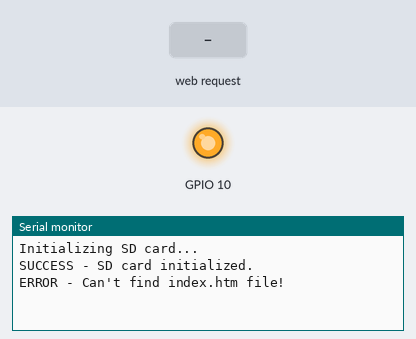
This sketch was run on a simulated ESP32-S3. Parts: output pins drawn as LEDs (lit = HIGH), the last lines printed to the serial monitor. Inputs (shaded band) come from the test bench. Storage starts empty.

Above: at 1.2 s.
1.3 s: HTTP request GET /index.htm received
At 2.5 s:
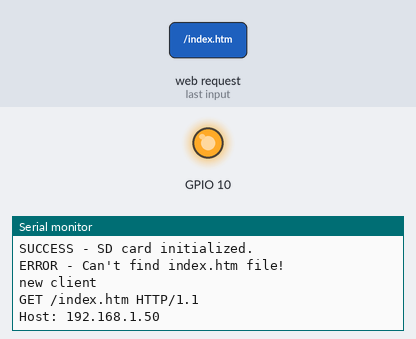
2.8 s: HTTP request GET /page2.htm received
At 3.8 s:
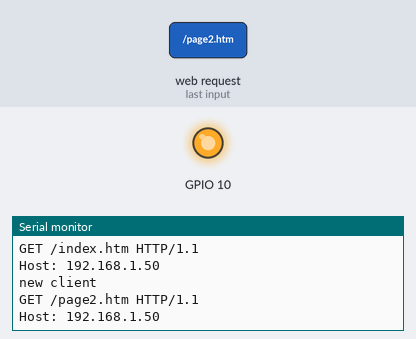
4.3 s: HTTP request GET /pic.jpg received
At 4.9 s:
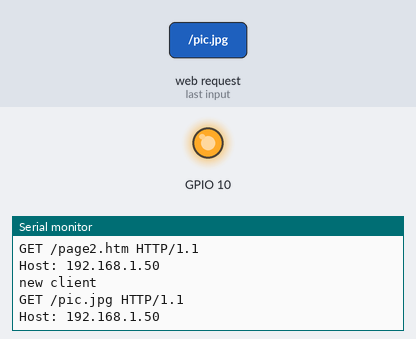

Measured:
- after the input at 1.3 s, the serial monitor: prints a new line at once (image 1)
- after the input at 2.8 s, the serial monitor: prints a new line at once (image 2)
- after the input at 4.3 s, the serial monitor: prints a new line at once (image 3)

The sketch:

ejemplo_imagen_01.ino
```cpp
/*--------------------------------------------------------------
http://forum.arduino.cc/index.php?topic=227548.0
--------------------------------------------------------------*/


/*--------------------------------------------------------------
  Program:      eth_websrv_SD_image

  Description:  Arduino web server that serves up a basic web
                page that displays an image.

  Hardware:     Arduino Uno and official Arduino Ethernet
                shield. Should work with other Arduinos and
                compatible Ethernet shields.
                2Gb micro SD card formatted FAT16

  Software:     Developed using Arduino 1.0.5 software
                Should be compatible with Arduino 1.0 +

                Requires index.htm, page2.htm and pic.jpg to be
                on the micro SD card in the Ethernet shield
                micro SD card socket.

  References:   - WebServer example by David A. Mellis and
                  modified by Tom Igoe
                - SD card examples by David A. Mellis and
                  Tom Igoe
                - Ethernet library documentation:
                  http://arduino.cc/en/Reference/Ethernet
                - SD Card library documentation:
                  http://arduino.cc/en/Reference/SD

  Date:         7 March 2013
  Modified:     17 June 2013

  Author:       W.A. Smith, http://startingelectronics.com
--------------------------------------------------------------*/

#include <SPI.h>
#include <WiFi.h>
#include <SD.h>

// size of buffer used to capture HTTP requests
#define REQ_BUF_SZ   20

// MAC address from Ethernet shield sticker under board
//byte mac[6];
char ssid[] = "FIU_WiFi";      //  your network SSID (name)
//char pass[] = "secretPassword";   // your network password
int keyIndex = 0;
WiFiServer server(80);  // create a server at port 80
File webFile;
char HTTP_req[REQ_BUF_SZ] = {0}; // buffered HTTP request stored as null terminated string
char req_index = 0;              // index into HTTP_req buffer
int status = WL_IDLE_STATUS;

void setup()
{
    // disable Ethernet chip
    pinMode(10, OUTPUT);
    digitalWrite(10, HIGH);

    Serial.begin(9600);       // for debugging

    // initialize SD card
    Serial.println("Initializing SD card...");
    if (!SD.begin(4)) {
        Serial.println("ERROR - SD card initialization failed!");
        return;    // init failed
    }
    Serial.println("SUCCESS - SD card initialized.");
    // check for index.htm file
    if (!SD.exists("index.htm")) {
        Serial.println("ERROR - Can't find index.htm file!");
        return;  // can't find index file
    }
    Serial.println("SUCCESS - Found index.htm file.");

     // check for the presence of the shield:
  if (WiFi.status() == WL_NO_SHIELD) {
    Serial.println("WiFi shield not present");
    // don't continue:
    while(true);
  }

  // attempt to connect to Wifi network:
  while ( status != WL_CONNECTED) {
    Serial.print("Attempting to connect to SSID: ");
    Serial.println(ssid);
    // Connect to WPA/WPA2 network. Change this line if using open or WEP network:
    status = WiFi.begin(ssid);

    // wait 10 seconds for connection:
    delay(6000);
  }
  server.begin();
//printWifiStatus();
  printWifiStatus();
}

void loop()
{
    WiFiClient client = server.available();  // try to get client

    if (client) {  // got client?
    Serial.println("new client");
        boolean currentLineIsBlank = true;
        while (client.connected()) {
            if (client.available()) {   // client data available to read
                char c = client.read(); // read 1 byte (character) from client
                // buffer first part of HTTP request in HTTP_req array (string)
                // leave last element in array as 0 to null terminate string (REQ_BUF_SZ - 1)
                if (req_index < (REQ_BUF_SZ - 1)) {
                    HTTP_req[req_index] = c;          // save HTTP request character
                    req_index++;
                }
                // print HTTP request character to serial monitor
                Serial.print(c);
                // last line of client request is blank and ends with \n
                // respond to client only after last line received
                if (c == '\n' && currentLineIsBlank) {
                    // open requested web page file
                    if (StrContains(HTTP_req, "GET / ")
                                 || StrContains(HTTP_req, "GET /index.htm")) {
                        client.println("HTTP/1.1 200 OK");
                        client.println("Content-Type: text/html");
                        client.println("Connnection: close");
                        client.println();
                        webFile = SD.open("index.htm");        // open web page file
                    }
                    else if (StrContains(HTTP_req, "GET /page2.htm")) {
                        client.println("HTTP/1.1 200 OK");
                        client.println("Content-Type: text/html");
                        client.println("Connnection: close");
                        client.println();
                        webFile = SD.open("page2.htm");        // open web page file
                    }
                    else if (StrContains(HTTP_req, "GET /pic.jpg")) {
                        webFile = SD.open("pic.jpg");
                        if (webFile) {
                            client.println("HTTP/1.1 200 OK");
                            client.println();
                        }
                    }
                    if (webFile) {
                        while(webFile.available()) {
                            client.write(webFile.read()); // send web page to client
                        }
                        webFile.close();
                    }
                    // reset buffer index and all buffer elements to 0
                    req_index = 0;
                    StrClear(HTTP_req, REQ_BUF_SZ);
                    break;
                }
                // every line of text received from the client ends with \r\n
                if (c == '\n') {
                    // last character on line of received text
                    // starting new line with next character read
                    currentLineIsBlank = true;
                }
                else if (c != '\r') {
                    // a text character was received from client
                    currentLineIsBlank = false;
                }
            } // end if (client.available())
        } // end while (client.connected())
        delay(1);      // give the web browser time to receive the data
        client.stop(); // close the connection
    } // end if (client)
}

// sets every element of str to 0 (clears array)
void StrClear(char *str, char length)
{
    for (int i = 0; i < length; i++) {
        str[i] = 0;
    }
}

// searches for the string sfind in the string str
// returns 1 if string found
// returns 0 if string not found
char StrContains(char *str, char *sfind)
{
    char found = 0;
    char index = 0;
    char len;

    len = strlen(str);

    if (strlen(sfind) > len) {
        return 0;
    }
    while (index < len) {
        if (str[index] == sfind[found]) {
            found++;
            if (strlen(sfind) == found) {
                return 1;
            }
        }
        else {
            found = 0;
        }
        index++;
    }

    return 0;


}
void printWifiStatus() {
  // print the SSID of the network you're attached to:
  Serial.print("SSID: ");
  Serial.println(WiFi.SSID());

  // print your WiFi shield's IP address:
  IPAddress ip = WiFi.localIP();
  Serial.print("IP Address: ");
  Serial.println(ip);

  // print the received signal strength:
  long rssi = WiFi.RSSI();
  Serial.print("signal strength (RSSI):");
  Serial.print(rssi);
  Serial.println(" dBm");
}
```
